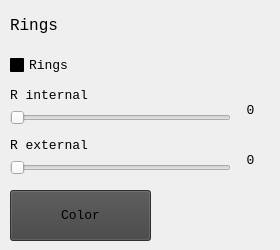
    <widget class="QWidget" name="tab_9">
     <attribute name="title">
      <string/>
     </attribute>
     <widget class="QCheckBox" name="checkRing">
      <property name="geometry">
       <rect>
        <x>10</x>
        <y>50</y>
        <width>131</width>
        <height>31</height>
       </rect>
      </property>
      <property name="palette">
       <palette>
        <active>
         <colorrole role="Button">
          <brush brushstyle="SolidPattern">
           <color alpha="255">
            <red>0</red>
            <green>0</green>
            <blue>0</blue>
           </color>
          </brush>
         </colorrole>
         <colorrole role="Base">
          <brush brushstyle="SolidPattern">
           <color alpha="255">
            <red>0</red>
            <green>0</green>
            <blue>0</blue>
           </color>
          </brush>
         </colorrole>
         <colorrole role="Window">
          <brush brushstyle="SolidPattern">
           <color alpha="255">
            <red>0</red>
            <green>0</green>
            <blue>0</blue>
           </color>
          </brush>
         </colorrole>
        </active>
        <inactive>
         <colorrole role="Button">
          <brush brushstyle="SolidPattern">
           <color alpha="255">
            <red>0</red>
            <green>0</green>
            <blue>0</blue>
           </color>
          </brush>
         </colorrole>
         <colorrole role="Base">
          <brush brushstyle="SolidPattern">
           <color alpha="255">
            <red>0</red>
            <green>0</green>
            <blue>0</blue>
           </color>
          </brush>
         </colorrole>
         <colorrole role="Window">
          <brush brushstyle="SolidPattern">
           <color alpha="255">
            <red>0</red>
            <green>0</green>
            <blue>0</blue>
           </color>
          </brush>
         </colorrole>
        </inactive>
        <disabled>
         <colorrole role="Button">
          <brush brushstyle="SolidPattern">
           <color alpha="255">
            <red>0</red>
            <green>0</green>
            <blue>0</blue>
           </color>
          </brush>
         </colorrole>
         <colorrole role="Base">
          <brush brushstyle="SolidPattern">
           <color alpha="255">
            <red>0</red>
            <green>0</green>
            <blue>0</blue>
           </color>
          </brush>
         </colorrole>
         <colorrole role="Window">
          <brush brushstyle="SolidPattern">
           <color alpha="255">
            <red>0</red>
            <green>0</green>
            <blue>0</blue>
           </color>
          </brush>
         </colorrole>
        </disabled>
       </palette>
      </property>
      <property name="font">
       <font>
        <family>Consolas</family>
        <pointsize>10</pointsize>
       </font>
      </property>
      <property name="text">
       <string>Rings</string>
      </property>
     </widget>
     <widget class="QLabel" name="label_31">
      <property name="geometry">
       <rect>
        <x>10</x>
        <y>80</y>
        <width>171</width>
        <height>31</height>
       </rect>
      </property>
      <property name="palette">
       <palette>
        <active>
         <colorrole role="Button">
          <brush brushstyle="SolidPattern">
           <color alpha="255">
            <red>0</red>
            <green>0</green>
            <blue>0</blue>
           </color>
          </brush>
         </colorrole>
         <colorrole role="Base">
          <brush brushstyle="SolidPattern">
           <color alpha="255">
            <red>0</red>
            <green>0</green>
            <blue>0</blue>
           </color>
          </brush>
         </colorrole>
         <colorrole role="Window">
          <brush brushstyle="SolidPattern">
           <color alpha="255">
            <red>0</red>
            <green>0</green>
            <blue>0</blue>
           </color>
          </brush>
         </colorrole>
        </active>
        <inactive>
         <colorrole role="Button">
          <brush brushstyle="SolidPattern">
           <color alpha="255">
            <red>0</red>
            <green>0</green>
            <blue>0</blue>
           </color>
          </brush>
         </colorrole>
         <colorrole role="Base">
          <brush brushstyle="SolidPattern">
           <color alpha="255">
            <red>0</red>
            <green>0</green>
            <blue>0</blue>
           </color>
          </brush>
         </colorrole>
         <colorrole role="Window">
          <brush brushstyle="SolidPattern">
           <color alpha="255">
            <red>0</red>
            <green>0</green>
            <blue>0</blue>
           </color>
          </brush>
         </colorrole>
        </inactive>
        <disabled>
         <colorrole role="Button">
          <brush brushstyle="SolidPattern">
           <color alpha="255">
            <red>0</red>
            <green>0</green>
            <blue>0</blue>
           </color>
          </brush>
         </colorrole>
         <colorrole role="Base">
          <brush brushstyle="SolidPattern">
           <color alpha="255">
            <red>0</red>
            <green>0</green>
            <blue>0</blue>
           </color>
          </brush>
         </colorrole>
         <colorrole role="Window">
          <brush brushstyle="SolidPattern">
           <color alpha="255">
            <red>0</red>
            <green>0</green>
            <blue>0</blue>
           </color>
          </brush>
         </colorrole>
        </disabled>
       </palette>
      </property>
      <property name="font">
       <font>
        <family>Consolas</family>
        <pointsize>10</pointsize>
       </font>
      </property>
      <property name="text">
       <string>R internal</string>
      </property>
     </widget>
     <widget class="QSlider" name="sliderRingInner">
      <property name="geometry">
       <rect>
        <x>10</x>
        <y>110</y>
        <width>221</width>
        <height>16</height>
       </rect>
      </property>
      <property name="minimum">
       <number>1</number>
      </property>
      <property name="maximum">
       <number>5</number>
      </property>
      <property name="orientation">
       <enum>Qt::Horizontal</enum>
      </property>
      <property name="invertedAppearance">
       <bool>false</bool>
      </property>
      <property name="invertedControls">
       <bool>false</bool>
      </property>
     </widget>
     <widget class="QLabel" name="label_36">
      <property name="geometry">
       <rect>
        <x>10</x>
        <y>130</y>
        <width>171</width>
        <height>31</height>
       </rect>
      </property>
      <property name="palette">
       <palette>
        <active>
         <colorrole role="Button">
          <brush brushstyle="SolidPattern">
           <color alpha="255">
            <red>0</red>
            <green>0</green>
            <blue>0</blue>
           </color>
          </brush>
         </colorrole>
         <colorrole role="Base">
          <brush brushstyle="SolidPattern">
           <color alpha="255">
            <red>0</red>
            <green>0</green>
            <blue>0</blue>
           </color>
          </brush>
         </colorrole>
         <colorrole role="Window">
          <brush brushstyle="SolidPattern">
           <color alpha="255">
            <red>0</red>
            <green>0</green>
            <blue>0</blue>
           </color>
          </brush>
         </colorrole>
        </active>
        <inactive>
         <colorrole role="Button">
          <brush brushstyle="SolidPattern">
           <color alpha="255">
            <red>0</red>
            <green>0</green>
            <blue>0</blue>
           </color>
          </brush>
         </colorrole>
         <colorrole role="Base">
          <brush brushstyle="SolidPattern">
           <color alpha="255">
            <red>0</red>
            <green>0</green>
            <blue>0</blue>
           </color>
          </brush>
         </colorrole>
         <colorrole role="Window">
          <brush brushstyle="SolidPattern">
           <color alpha="255">
            <red>0</red>
            <green>0</green>
            <blue>0</blue>
           </color>
          </brush>
         </colorrole>
        </inactive>
        <disabled>
         <colorrole role="Button">
          <brush brushstyle="SolidPattern">
           <color alpha="255">
            <red>0</red>
            <green>0</green>
            <blue>0</blue>
           </color>
          </brush>
         </colorrole>
         <colorrole role="Base">
          <brush brushstyle="SolidPattern">
           <color alpha="255">
            <red>0</red>
            <green>0</green>
            <blue>0</blue>
           </color>
          </brush>
         </colorrole>
         <colorrole role="Window">
          <brush brushstyle="SolidPattern">
           <color alpha="255">
            <red>0</red>
            <green>0</green>
            <blue>0</blue>
           </color>
          </brush>
         </colorrole>
        </disabled>
       </palette>
      </property>
      <property name="font">
       <font>
        <family>Consolas</family>
        <pointsize>10</pointsize>
       </font>
      </property>
      <property name="text">
       <string>R external</string>
      </property>
     </widget>
     <widget class="QSlider" name="sliderRingOuter">
      <property name="geometry">
       <rect>
        <x>10</x>
        <y>160</y>
        <width>221</width>
        <height>16</height>
       </rect>
      </property>
      <property name="minimum">
       <number>1</number>
      </property>
      <property name="maximum">
       <number>5</number>
      </property>
      <property name="orientation">
       <enum>Qt::Horizontal</enum>
      </property>
      <property name="invertedAppearance">
       <bool>false</bool>
      </property>
      <property name="invertedControls">
       <bool>false</bool>
      </property>
     </widget>
     <widget class="QPushButton" name="btnColorRing">
      <property name="geometry">
       <rect>
        <x>10</x>
        <y>190</y>
        <width>141</width>
        <height>51</height>
       </rect>
      </property>
      <property name="font">
       <font>
        <family>Consolas</family>
        <pointsize>10</pointsize>
       </font>
      </property>
      <property name="styleSheet">
       <string notr="true">QPushButton{background-color: rgb(66,66,66);}</string>
      </property>
      <property name="text">
       <string>Color</string>
      </property>
     </widget>
     <widget class="QLabel" name="label_38">
      <property name="geometry">
       <rect>
        <x>230</x>
        <y>100</y>
        <width>41</width>
        <height>21</height>
       </rect>
      </property>
      <property name="palette">
       <palette>
        <active>
         <colorrole role="Button">
          <brush brushstyle="SolidPattern">
           <color alpha="255">
            <red>0</red>
            <green>0</green>
            <blue>0</blue>
           </color>
          </brush>
         </colorrole>
         <colorrole role="Base">
          <brush brushstyle="SolidPattern">
           <color alpha="255">
            <red>0</red>
            <green>0</green>
            <blue>0</blue>
           </color>
          </brush>
         </colorrole>
         <colorrole role="Window">
          <brush brushstyle="SolidPattern">
           <color alpha="255">
            <red>0</red>
            <green>0</green>
            <blue>0</blue>
           </color>
          </brush>
         </colorrole>
        </active>
        <inactive>
         <colorrole role="Button">
          <brush brushstyle="SolidPattern">
           <color alpha="255">
            <red>0</red>
            <green>0</green>
            <blue>0</blue>
           </color>
          </brush>
         </colorrole>
         <colorrole role="Base">
          <brush brushstyle="SolidPattern">
           <color alpha="255">
            <red>0</red>
            <green>0</green>
            <blue>0</blue>
           </color>
          </brush>
         </colorrole>
         <colorrole role="Window">
          <brush brushstyle="SolidPattern">
           <color alpha="255">
            <red>0</red>
            <green>0</green>
            <blue>0</blue>
           </color>
          </brush>
         </colorrole>
        </inactive>
        <disabled>
         <colorrole role="Button">
          <brush brushstyle="SolidPattern">
           <color alpha="255">
            <red>0</red>
            <green>0</green>
            <blue>0</blue>
           </color>
          </brush>
         </colorrole>
         <colorrole role="Base">
          <brush brushstyle="SolidPattern">
           <color alpha="255">
            <red>0</red>
            <green>0</green>
            <blue>0</blue>
           </color>
          </brush>
         </colorrole>
         <colorrole role="Window">
          <brush brushstyle="SolidPattern">
           <color alpha="255">
            <red>0</red>
            <green>0</green>
            <blue>0</blue>
           </color>
          </brush>
         </colorrole>
        </disabled>
       </palette>
      </property>
      <property name="font">
       <font>
        <family>Consolas</family>
        <pointsize>10</pointsize>
       </font>
      </property>
      <property name="text">
       <string notr="true">0</string>
      </property>
      <property name="alignment">
       <set>Qt::AlignCenter</set>
      </property>
     </widget>
     <widget class="QLabel" name="label_37">
      <property name="geometry">
       <rect>
        <x>230</x>
        <y>150</y>
        <width>41</width>
        <height>21</height>
       </rect>
      </property>
      <property name="palette">
       <palette>
        <active>
         <colorrole role="Button">
          <brush brushstyle="SolidPattern">
           <color alpha="255">
            <red>0</red>
            <green>0</green>
            <blue>0</blue>
           </color>
          </brush>
         </colorrole>
         <colorrole role="Base">
          <brush brushstyle="SolidPattern">
           <color alpha="255">
            <red>0</red>
            <green>0</green>
            <blue>0</blue>
           </color>
          </brush>
         </colorrole>
         <colorrole role="Window">
          <brush brushstyle="SolidPattern">
           <color alpha="255">
            <red>0</red>
            <green>0</green>
            <blue>0</blue>
           </color>
          </brush>
         </colorrole>
        </active>
        <inactive>
         <colorrole role="Button">
          <brush brushstyle="SolidPattern">
           <color alpha="255">
            <red>0</red>
            <green>0</green>
            <blue>0</blue>
           </color>
          </brush>
         </colorrole>
         <colorrole role="Base">
          <brush brushstyle="SolidPattern">
           <color alpha="255">
            <red>0</red>
            <green>0</green>
            <blue>0</blue>
           </color>
          </brush>
         </colorrole>
         <colorrole role="Window">
          <brush brushstyle="SolidPattern">
           <color alpha="255">
            <red>0</red>
            <green>0</green>
            <blue>0</blue>
           </color>
          </brush>
         </colorrole>
        </inactive>
        <disabled>
         <colorrole role="Button">
          <brush brushstyle="SolidPattern">
           <color alpha="255">
            <red>0</red>
            <green>0</green>
            <blue>0</blue>
           </color>
          </brush>
         </colorrole>
         <colorrole role="Base">
          <brush brushstyle="SolidPattern">
           <color alpha="255">
            <red>0</red>
            <green>0</green>
            <blue>0</blue>
           </color>
          </brush>
         </colorrole>
         <colorrole role="Window">
          <brush brushstyle="SolidPattern">
           <color alpha="255">
            <red>0</red>
            <green>0</green>
            <blue>0</blue>
           </color>
          </brush>
         </colorrole>
        </disabled>
       </palette>
      </property>
      <property name="font">
       <font>
        <family>Consolas</family>
        <pointsize>10</pointsize>
       </font>
      </property>
      <property name="text">
       <string notr="true">0</string>
      </property>
      <property name="alignment">
       <set>Qt::AlignCenter</set>
      </property>
     </widget>
     <widget class="QLabel" name="label_42">
      <property name="geometry">
       <rect>
        <x>10</x>
        <y>10</y>
        <width>210</width>
        <height>30</height>
       </rect>
      </property>
      <property name="font">
       <font>
        <family>Consolas</family>
        <pointsize>12</pointsize>
        <kerning>true</kerning>
       </font>
      </property>
      <property name="text">
       <string>Rings</string>
      </property>
     </widget>
    </widget>
